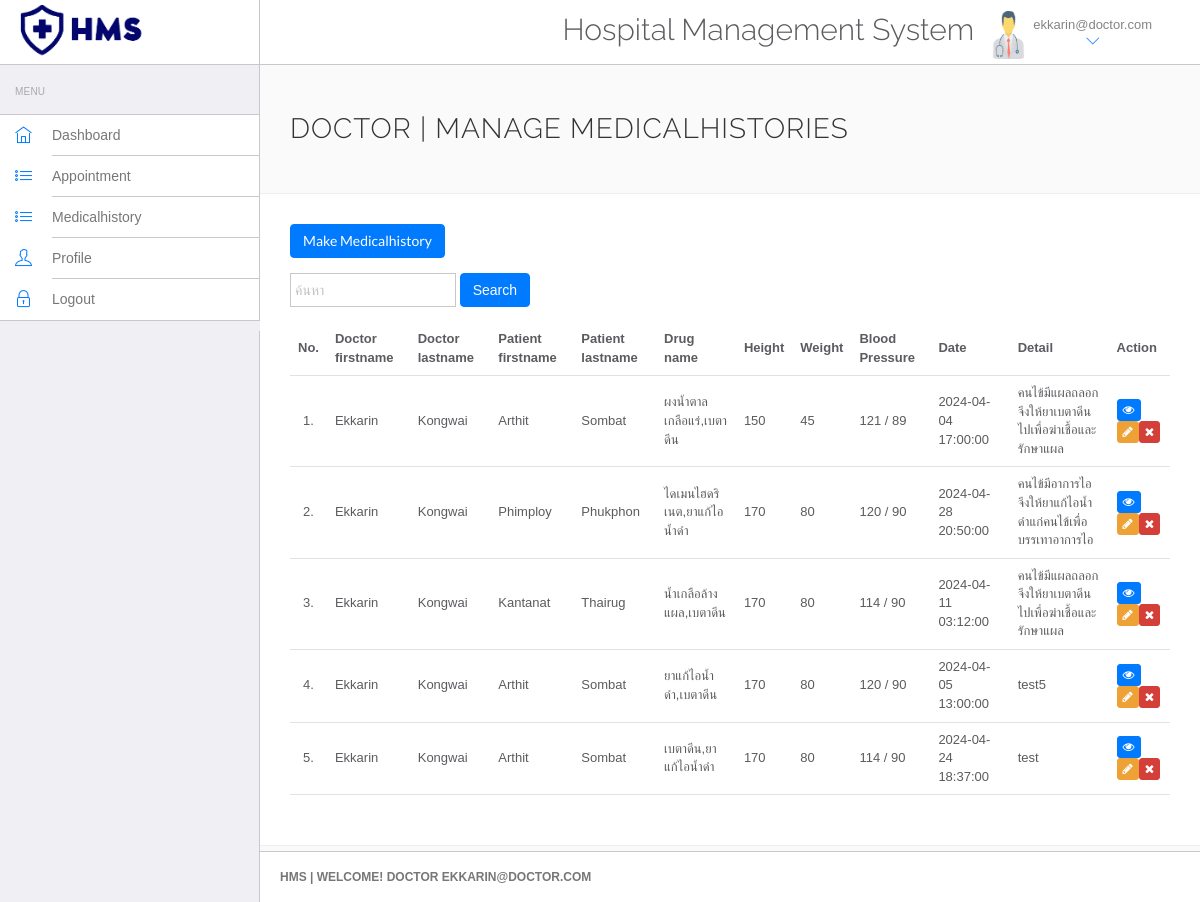
Page /doctor/test.php (signed in) on the committed database.
### tables this page shows
CREATE TABLE `medicalhistory` (
  `id` int NOT NULL,
  `id_doctor` int NOT NULL,
  `id_users` int NOT NULL,
  `id_drugs` varchar(20) NOT NULL,
  `height` varchar(10) NOT NULL,
  `weight` varchar(10) NOT NULL,
  `bloodpressure` varchar(100) NOT NULL,
  `medicalhistorydate` datetime NOT NULL,
  `details` varchar(255) NOT NULL
);

CREATE TABLE `doctors` (
  `id` int NOT NULL,
  `firstname` varchar(50) NOT NULL,
  `lastname` varchar(50) NOT NULL,
  `gender` varchar(20) NOT NULL,
  `specialization` varchar(100) NOT NULL,
  `phoneno` varchar(12) NOT NULL,
  `birthdate` date DEFAULT NULL,
  `address` varchar(255) NOT NULL,
  `email` varchar(100) NOT NULL,
  `password` varchar(255) NOT NULL
);

CREATE TABLE `users` (
  `id` int NOT NULL,
  `firstname` varchar(100) NOT NULL,
  `lastname` varchar(100) NOT NULL,
  `gender` varchar(20) NOT NULL,
  `phonenum` varchar(12) NOT NULL,
  `birthdate` date DEFAULT NULL,
  `address` varchar(100) NOT NULL,
  `congenital` varchar(500) NOT NULL,
  `drugallergy` varchar(500) NOT NULL,
  `email` varchar(50) NOT NULL,
  `password` varchar(255) NOT NULL
);

### doctor/test.php (the view, shortened to what this page needs)
<!DOCTYPE html>
<html lang="en">
<head>
    <link rel="stylesheet" href="vendor/bootstrap/css/bootstrap.min.css">
    <link rel="stylesheet" href="vendor/fontawesome/css/font-awesome.min.css">
    <link rel="stylesheet" href="vendor/themify-icons/themify-icons.min.css">
    <link href="vendor/animate.css/animate.min.css" rel="stylesheet" media="screen">
    <link href="vendor/perfect-scrollbar/perfect-scrollbar.min.css" rel="stylesheet" media="screen">
    <link href="vendor/switchery/switchery.min.css" rel="stylesheet" media="screen">
    <link href="vendor/bootstrap-touchspin/jquery.bootstrap-touchspin.min.css" rel="stylesheet" media="screen">
    <link href="vendor/select2/select2.min.css" rel="stylesheet" media="screen">
    <link href="vendor/bootstrap-datepicker/bootstrap-datepicker3.standalone.min.css" rel="stylesheet" media="screen">
    <link href="vendor/bootstrap-timepicker/bootstrap-timepicker.min.css" rel="stylesheet" media="screen">
    <link rel="stylesheet" href="assets/css/styles.css">
    <link rel="stylesheet" href="assets/css/plugins.css">
    <link rel="stylesheet" href="assets/css/themes/theme-1.css" id="skin_color" />
</head>
<body>
    <div id="app">
        <?php include('include/sidebar.php');?>
        <div class="app-content">
            <?php include('include/header.php');?>
            <div class="main-content">
                <div class="wrap-content container" id="container">
                    <section id="page-title">
                        <div class="row">
                            <div class="col-sm-8">
                                <h1 class="mainTitle">Doctor | Manage Medicalhistories</h1>
                            </div>
                        </div>
                    </section>
                    <div class="container-fluid container-fullw bg-white">
                        <div class="row">
                            <div class="col-md-12">
                                <h5 class="over-title margin-bottom-15"><a href="add-medicalhistory.php"
                                        class="btn btn-primary">Make Medicalhistory</a></h5>
                                <div class="row">
                                    <div class="col-md-12">
                                        <form method="post" class="form-inline" style="margin-bottom: 15px;">
                                            <div class="form-group">
                                                <input type="text" name="search_term" class="form-control" placeholder="ค้นหา" value="<?php echo $_SESSION['search_term']; ?>">
                                            </div>
                                            <button type="submit" name="search" class="btn btn-primary">Search</button>
                                        </form>
                                    </div>
                                </div>
                                <table class="table table-hover" id="sample-table-1">
                                    <thead>
                                        <tr>
                                            <th class="center">No.</th>
                                            <th class="hidden-xs">Doctor firstname</th>
                                            <th>Doctor lastname</th>
                                            <th>Patient firstname</th>
                                            <th>Patient lastname</th>
                                            <th>Drug name</th>
                                            <th>Height</th>
                                            <th>Weight</th>
                                            <th>Blood Pressure</th>
                                            <th>Date</th>
                                            <th>Detail</th>
                                            <th>Action</th>
                                        </tr>
                                    </thead>
                                    <tbody>
                                        <?php
                                        include('../include/config.php');
                                            $sql = "SELECT medicalhistory.id AS mn_id, doctors.firstname AS doctor_fname, doctors.lastname AS doctor_lname, users.firstname AS user_fname, users.lastname AS user_lname, GROUP_CONCAT(drugs.drugname) AS d_name, medicalhistorydate, height, weight, bloodpressure, details FROM medicalhistory";
                                            $sql .= " LEFT JOIN users ON users.id=medicalhistory.id_users
                                                    LEFT JOIN doctors ON doctors.id=medicalhistory.id_doctor
                                                    LEFT JOIN drugs ON FIND_IN_SET(drugs.id, medicalhistory.id_drugs) > 0
                                                    WHERE medicalhistory.id_doctor=".$_SESSION['id'];
                                                    $sql .= " GROUP BY medicalhistory.id";
                                                    $result = mysqli_query($conn, $sql);
                                                    if(mysqli_num_rows($result) > 0) {
                                                        $count = 1;
                                                        while($row = mysqli_fetch_assoc($result)) {
                                                            echo "<tr>";
                                                            echo "<td class='center'>$count.</td>";
                                                            echo "<td>".$row['doctor_fname']."</td>";
                                                            echo "<td>".$row['doctor_lname']."</td>";
                                                            echo "<td>".$row['user_fname']."</td>";
                                                            echo "<td>".$row['user_lname']."</td>";
                                                            echo "<td>".$row['d_name']."</td>";
                                                            echo "<td>".$row['height']."</td>";
                                                            echo "<td>".$row['weight']."</td>";
                                                            echo "<td>".$row['bloodpressure']."</td>";
                                                            echo "<td>".$row['medicalhistorydate']."</td>";
                                                            echo "<td>".$row['details']."</td>";
                                                            echo "<td>";
                                                            echo "<div class='visible-md visible-lg hidden-sm hidden-xs'>";
                                                            echo "<a href='view-medicalhistory.php?id=".$row['mn_id']."' class='btn btn-primary btn-xs' tooltip-placement='top' tooltip='View'><i class='fa fa-eye'></i></a>";
                                                            echo "<a href='edit-medicalhistory.php?id=".$row['mn_id']."' class='btn btn-warning btn-xs' tooltip-placement='top' tooltip='Edit'><i class='fa fa-pencil'></i></a>";
                                                            echo "<a href='manage-medicalhistory.php?id=".$row['mn_id']."&del=delete' onClick='return confirm(\"Are you sure you want to delete?\")' class='btn btn-danger btn-xs tooltips' tooltip-placement='top' tooltip='Remove'><i class='fa fa-times fa fa-white'></i></a>";
                                                            echo "</div>";
                                                            echo "</td>";
                                                            echo "</tr>";
                                                            $count++;
                                                        }
                                                    } else {
                                                        echo "<tr><td colspan='10'>ไม่พบข้อมูลที่ตรงกับคำค้นหา</td></tr>";
                                                    }
                                                    ?>
                                    </tbody>
                                </table>
                            </div>
                        </div>
                    </div>
                </div>
            </div>
        </div>
        <?php include('include/footer.php');?>
    </div>
</body>
</html>

### doctor/assets/css/themes/theme-1.css (style rules this page uses)
body { background: #FAFAFA; }

### rows in the picture
medicalhistory: id_doctor.firstname "Ekkarin", id_doctor.lastname "Kongwai", id_users.firstname "Arthit", id_users.lastname "Sombat", d_name "ผงน้ำตาลเกลือแร่,เบตาดีน", height "150", weight "45", bloodpressure "121 / 89", medicalhistorydate "2024-04-04 17:00:00", details "คนไข้มีแผลถลอก จึงให้ยาเบตาดีนไปเพื่อฆ่าเชื้อและรักษาแผล"
medicalhistory: id_doctor.firstname "Ekkarin", id_doctor.lastname "Kongwai", id_users.firstname "Phimploy", id_users.lastname "Phukphon", d_name "ไดเมนไฮดริเนต,ยาแก้ไอน้ำดำ", height "170", weight "80", bloodpressure "120 / 90", medicalhistorydate "2024-04-28 20:50:00", details "คนไข้มีอาการไอ จึงให้ยาแก้ไอน้ำดำแก่คนไข้เพื่อบรรเทาอาการไอ"
medicalhistory: id_doctor.firstname "Ekkarin", id_doctor.lastname "Kongwai", id_users.firstname "Kantanat", id_users.lastname "Thairug", d_name "น้ำเกลือล้างแผล,เบตาดีน", height "170", weight "80", bloodpressure "114 / 90", medicalhistorydate "2024-04-11 03:12:00", details "คนไข้มีแผลถลอก จึงให้ยาเบตาดีนไปเพื่อฆ่าเชื้อและรักษาแผล"
medicalhistory: id_doctor.firstname "Ekkarin", id_doctor.lastname "Kongwai", id_users.firstname "Arthit", id_users.lastname "Sombat", d_name "ยาแก้ไอน้ำดำ,เบตาดีน", height "170", weight "80", bloodpressure "120 / 90", medicalhistorydate "2024-04-05 13:00:00", details "test5"
medicalhistory: id_doctor.firstname "Ekkarin", id_doctor.lastname "Kongwai", id_users.firstname "Arthit", id_users.lastname "Sombat", d_name "เบตาดีน,ยาแก้ไอน้ำดำ", height "170", weight "80", bloodpressure "114 / 90", medicalhistorydate "2024-04-24 18:37:00", details "test"

### other values in the picture
$_SESSION['email'] "ekkarin@doctor.com"
$_SESSION['email'] "EKKARIN@DOCTOR.COM"
